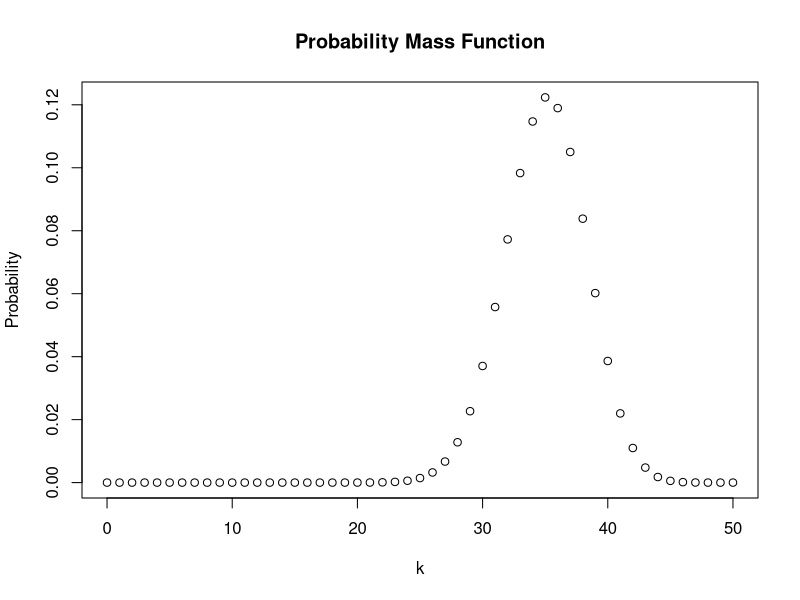
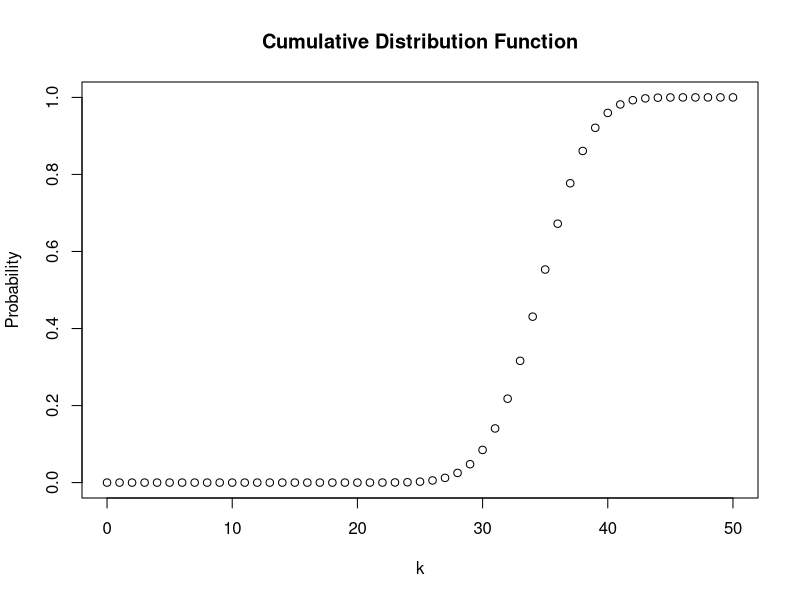
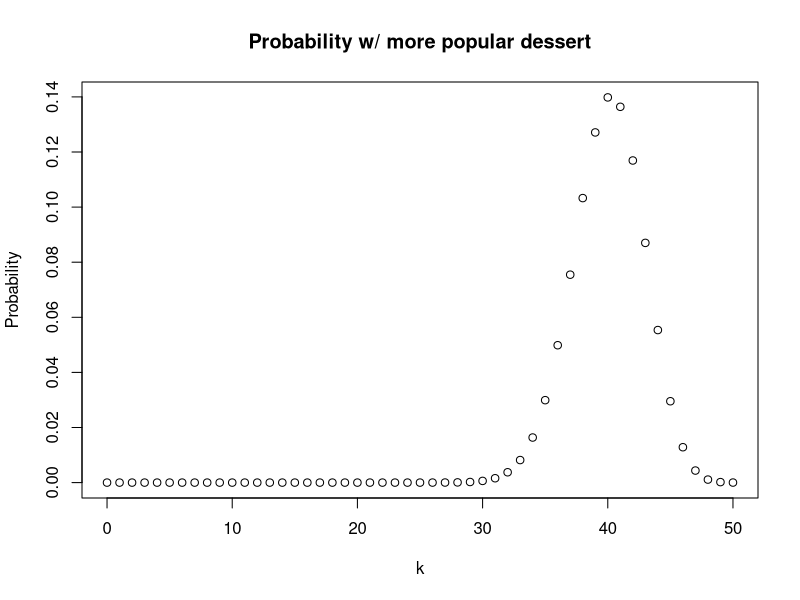
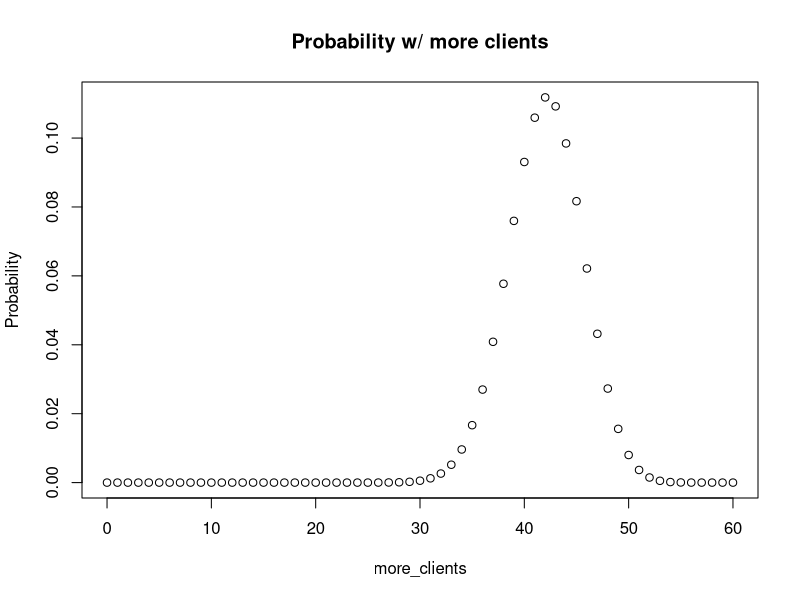
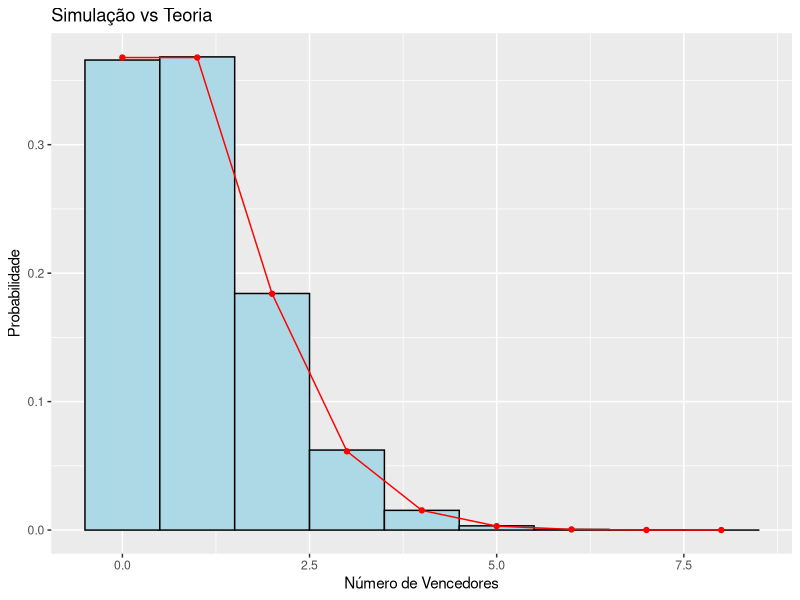
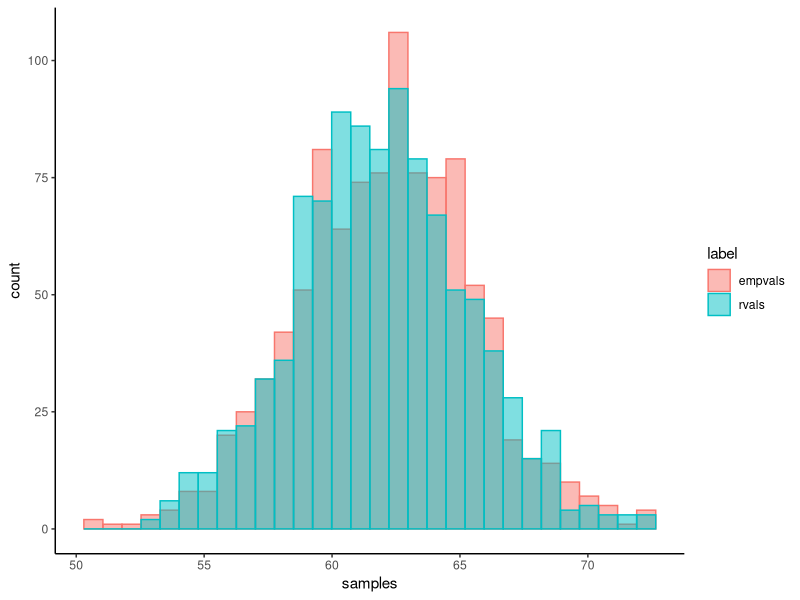
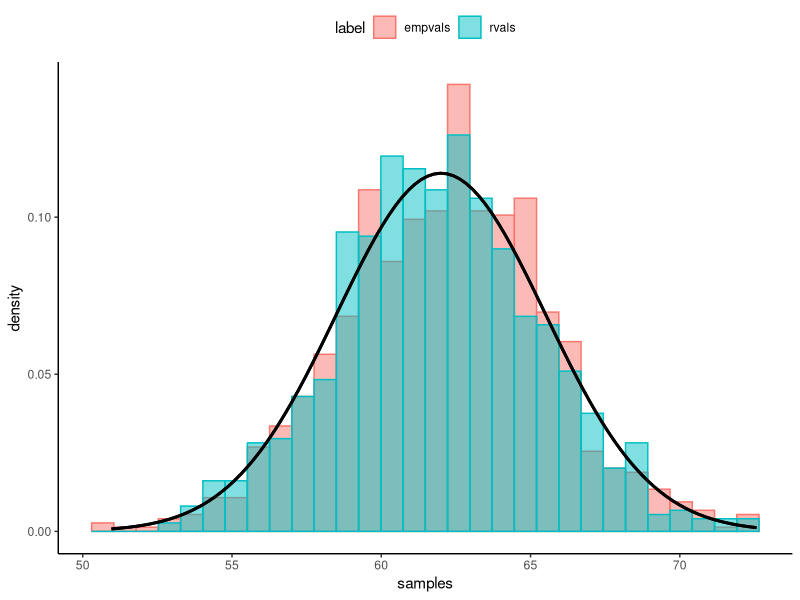

These charts were generated, in order, by the following R code:
library(ggplot2)
set.seed(42)
############ QUESTION 1 ############

# Item 1
n <- 50
k <- 0:n
p <- 0.7

probability <- dbinom(x = k,
                      size = n,
                      prob = p)
probability

# Item 2
plot(x = k,
     y = probability,
     ylab = "Probability",
     xlab = "k",
     main = "Probability Mass Function")

cumfunc <- pbinom(q = k,
                  size = n,
                  prob = p)
plot(x = k,
     y = cumfunc,
     xlab = "k",
     ylab = "Probability",
     main = "Cumulative Distribution Function")

# Item 3
expected_value <- sum(k*probability) 

diff <- (k - expected_value)^2
x_variance <- sum(diff*probability)

std_dev <- sqrt(x_variance)

expected_value
x_variance
std_dev

# Item 4
prob_leq_20 <- 1 - pbinom(q=19, size=n, prob=p)
prob_btw_3043 <- pbinom(q=42, size=n, prob=p) - pbinom(q=30, size=n, prob=p)
prob_eq_31 <- dbinom(x=31, size=n, prob=p)

prob_leq_20
prob_btw_3043
prob_eq_31

# Item 6
popular_dessert_prob <- dbinom(x = k,
                          size = n,
                          prob = p + 0.1)
more_clients <- c(k, 51:60)
more_clients_prob <- dbinom(x = more_clients,
                            size = n + 10,
                            prob = p)
plot(y=popular_dessert_prob,
     x=k,
     ylab="Probability",
     main="Probability w/ more popular dessert")
plot(y = more_clients_prob,
     x = more_clients,
     ylab="Probability",
     main="Probability w/ more clients")


############ QUESTION 2 ############

# Item 4
set.seed(42)
simulacoes <- rbinom(100000, size = 10^7, prob = 10^-7)
df_sim <- data.frame(vencedores = simulacoes)

x_vals <- 0:8
df_teo <- data.frame(x = x_vals, prob = dpois(x_vals, lambda = 1))

ggplot(df_sim, aes(x = vencedores)) +
  geom_histogram(aes(y = after_stat(density)), binwidth = 1, fill = "lightblue", color = "black") +

  geom_point(data = df_teo, aes(x = x, y = prob), color = "red") +
  geom_line(data = df_teo, aes(x = x, y = prob), color = "red") +
  labs(title = "Simulação vs Teoria", x = "Número de Vencedores", y = "Probabilidade")

############ QUESTION 3 ############

# Item 1

boxmuller <- function(){
  U1 = runif(1)
  U2 = runif(1)
  R = sqrt(-2*log(U1))
  theta = 2*pi*U2
  Z0 = R*cos(theta)
  Z1 = R*sin(theta)
  temp1 = Z0*3.5 + 62
  temp2 = Z1*3.5 + 62
  res <- c(temp1, temp2)
  return(res)
}

label = rep("s1", 1000)

# Item 2
# Empty vectors
v1 = rep(NA, 1000)
v2 = rep(NA, 1000)

idx <- 1
for (i in 1:500) {
  vals <- boxmuller()
  v1[idx]     <- vals[1]
  v1[idx + 1] <- vals[2]
  idx <- idx + 2
}

v2 <- rnorm(1000, mean=62, sd=3.5)

# Item 3
# (a) Means
m1 = mean(v1)
m1_calc = sum(v1)/1000

m2 = mean(v2)

# (b) Standard Deviations
dp1 = sd(v1)
var1_calc = sum((v1-m1)^2)/(1000-1)
dp1_calc = sqrt(var1_calc)

dp2 = sd(v2)

#(c) Min and max temperature
#max
max1 = max(v1)
max1_calc = v1[1]
for (i in 1:1000) {
  if (v1[i] > max1_calc) {
    max1_calc <- v1[i]
  }
}
max2 = max(v2)

#min
min1 = min(v1)
min1_calc = v1[1]
for (i in 1:1000) {
  if (v1[i] < min1_calc) {
    min1_calc <- v1[i]
  }
}
min2 = min(v2)

#(d) Empirical and theoretical probability P (T > 68).
aux <- v1[v1 > 68]
p68_emp1 = length(aux)/length(v1)

aux <- v2[v2 >68]
p68_emp2 <- length(aux)/length(v2)


p68_teo = pnorm(68, mean=62, sd=3.5, lower.tail = FALSE, log.p = FALSE)

#(e) Empirical and theoretical probability P (60 < T < 65).
aux <- v1[60 < v1 & v1 < 65]
p60_emp1 = length(aux)/length(v1)

aux <- v2[60 < v2 & v2 < 65]
p60_emp2 <- length(aux)/length(v2)

p60_teo = pnorm(65, mean=62, sd=3.5, lower.tail = TRUE, log.p = FALSE) - pnorm(60, mean=62, sd=3.5, lower.tail = TRUE, log.p = FALSE)

#(f) Theoretical probability P (T > 75).
p75_teo = pnorm(75, mean=62, sd=3.5, lower.tail = FALSE, log.p = FALSE)

v1_75 <- v1[v1 > 75]
v2_75 <- v2[v2 > 75]

# Item 4
# comparing our function samples with rnorm's
label <- rep("empvals", 1000)
samples <- v1
df1 <- as.data.frame(cbind(samples, label))

label <- rep("rvals", 1000)
samples <- v2
df2 <- as.data.frame(cbind(samples, label))

df3 <- rbind(df1, df2)
df3$samples <- as.numeric(df3$samples)

ggplot(df3, aes(x=samples, color=label, fill=label)) +
  geom_histogram(position="identity", alpha=0.5)+
  theme(legend.position="top") + theme_classic()

# attaching normal distribution PDF
cpumean <- 62
cpusd <- 3.5
cpupdf <- dnorm(df3$samples, mean=62, sd=3.5)


ggplot(df3, aes(x = samples, color = label, fill = label)) +
  geom_histogram(
    aes(y = after_stat(density)),
    position = "identity",
    alpha = 0.5,
    bins = 30
  ) +
  stat_function(
    fun = dnorm,
    args = list(mean = cpumean, sd = cpusd),
    color = "black",
    linewidth = 1
  ) +
  theme_classic() +
  theme(legend.position = "top")
